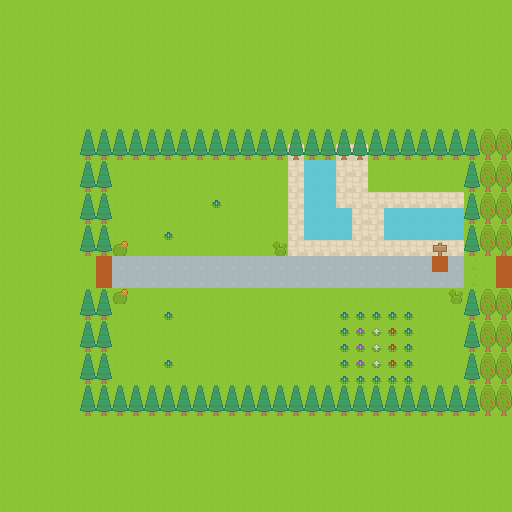

The image is a tile-based game level rendered from a .tmx file. Its description and source (layers, tilesets, objects; grid data summarised) follow:
An orthogonal 32x32 tile map with 16x16 px tiles, 3 tile layers (PixelSnapBackground, Tile Layer 1, Objects), 2 tilesets and 18 objects.

<map version="1.0" tiledversion="1.1.3" orientation="orthogonal" renderorder="left-down" width="32" height="32" tilewidth="16" tileheight="16" infinite="0" nextobjectid="30">
 <tileset firstgid="1" source="base tile.tsx" />
 <tileset firstgid="1768" source="Black.tsx" />
 <layer name="PixelSnapBackground" width="32" height="32" offsetx="7.5" offsety="-9">
  <data>[1024 cells, 1024 non-empty, 8 distinct tile ids]</data>
 </layer>
 <layer name="Tile Layer 1" width="32" height="32">
  <data>[1024 cells, 1024 non-empty, 8 distinct tile ids]</data>
 </layer>
 <layer name="Objects" width="32" height="32">
  <data>[1024 cells, 248 non-empty, 14 distinct tile ids]</data>
 </layer>
 <objectgroup name="Collision">
  <object id="1" x="96" y="127" width="384" height="32" />
  <object id="3" x="465" y="126.5" width="15" height="128.5" />
  <object id="4" x="465" y="289" width="16.5" height="126" />
  <object id="6" x="92.5" y="156.5" width="18" height="99.5" />
  <object id="9" x="95" y="288" width="32" height="15" />
  <object id="10" x="95.5" y="303.5" width="17" height="112" />
  <object id="11" x="111" y="383.5" width="369.5" height="31.5" />
  <object id="12" x="305" y="160.5" width="31.5" height="78.5" />
  <object id="13" x="334" y="208.5" width="18.5" height="30" />
  <object id="14" x="384.5" y="208.5" width="79.5" height="31.5" />
  <object id="15" x="272.5" y="240.5" width="14" height="15.5" />
  <object id="16" x="449" y="288.5" width="14" height="15.5" />
  <object id="18" x="109.5" y="239.75" width="18" height="15.75" />
  <object id="19" x="79" y="255.667" width="16.3333" height="32.6667" />
  <object id="22" x="431" y="240" width="16" height="15.3333" />
  <object id="23" x="480.668" y="238.28" width="45.6475" height="16.4331" />
  <object id="24" x="480.668" y="288.949" width="59.3418" height="15.0637" />
  <object id="25" x="511.709" y="256.083" width="15.9766" height="31.4968" />
 </objectgroup>
</map>
